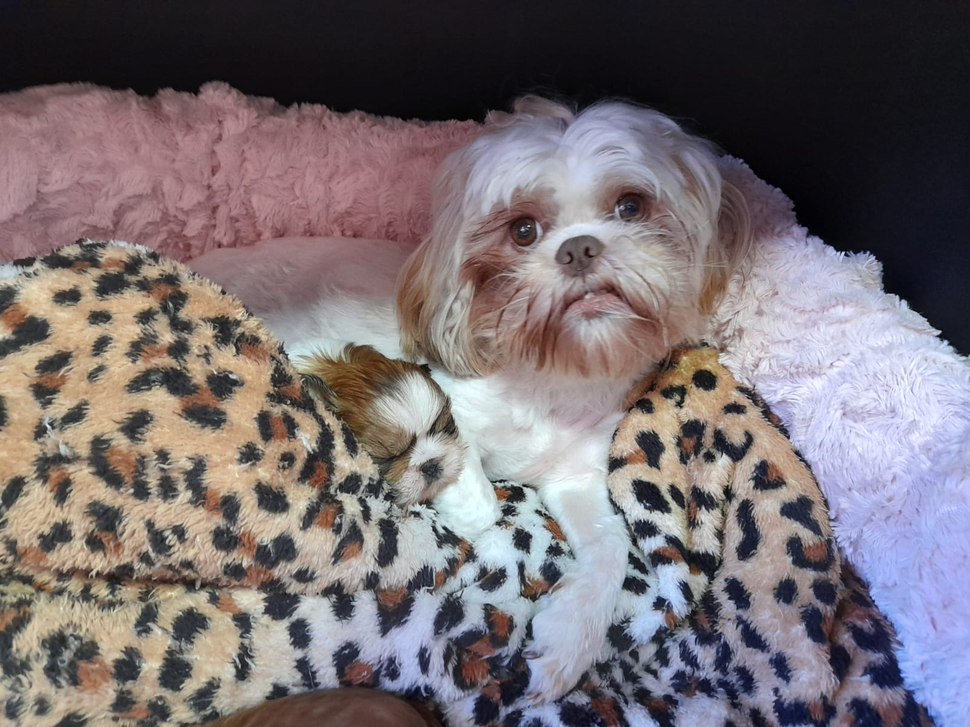
#> input picture Lucas/Tentativa/Detector de cachorros/FotoMaryNaoTreinada.bmp, 970 x 727 px, shrunk from 1600 x 1200 before the run
$ python DetectorCachorro.py
#> lines starting #> are read from the running program, lines starting #| are printed output that depends on the picture; after the words box and inside, x2 and y2 are one past the last pixel; in counts of white or black regions, pixels touching at a corner belong together
import numpy as np
import cv2
from matplotlib import pyplot as plt

face_cascade=cv2.CascadeClassifier('mydogdetector.xml')
face_cascade2=cv2.CascadeClassifier('mary3.xml')

img=cv2.imread('FotoMaryNaoTreinada.bmp')
#> img is the input picture: shape (727, 970, 3); mean B, G, R 113.7, 109.6, 118.3
gray=cv2.cvtColor(img,cv2.COLOR_BGR2GRAY)
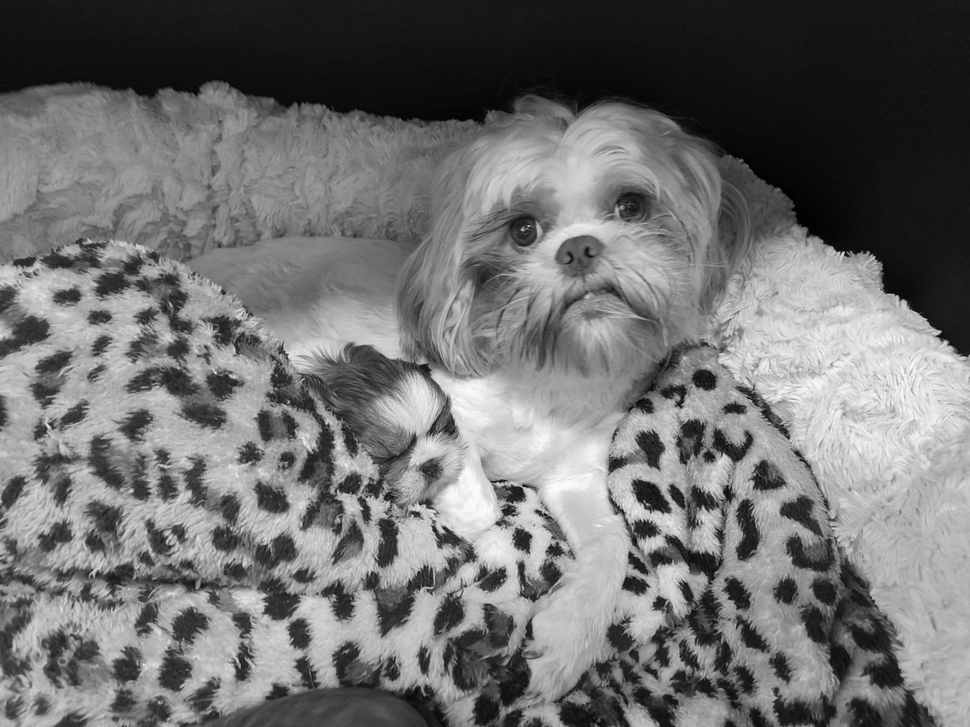
#> gray: shape (727, 970); min 0, max 253, mean 112.7
font=cv2.FONT_HERSHEY_SIMPLEX
faces=face_cascade.detectMultiScale(gray,1.345,5,75)
#> faces = 19 rows, first 6: [220, 410, 61, 61], [704, 551, 61, 61], [142, 244, 63, 63], [721, 398, 66, 66], [232, 444, 79, 79], [511, 526, 72, 72]
faces2=face_cascade2.detectMultiScale(gray,1.345,5,75)
#> faces2 = [[493, 185, 164, 164], [485, 187, 220, 220]]

for(x,y,w,h) in faces:
	img=cv2.rectangle(img,(x,y),(x+w,y+h),(0,255,0),2)
	cv2.putText(img,'Cachorro',(x,y),font,0.9,(0,255,0),2)
#> this loop made 19 passes
#> (x, y, w, h) on passes 1 to 12: (220, 410, 61, 61), (704, 551, 61, 61), (142, 244, 63, 63), (721, 398, 66, 66), (232, 444, 79, 79), (511, 526, 72, 72), (446, 599, 63, 63), (717, 582, 94, 94), (648, 645, 63, 63), (218, 367, 85, 85), (59, 396, 85, 85), (200, 399, 85, 85)
#> pass 1, `img=cv2.rectangle(img,(x,y),(x+w,y+h),(0,255,0),2)`:
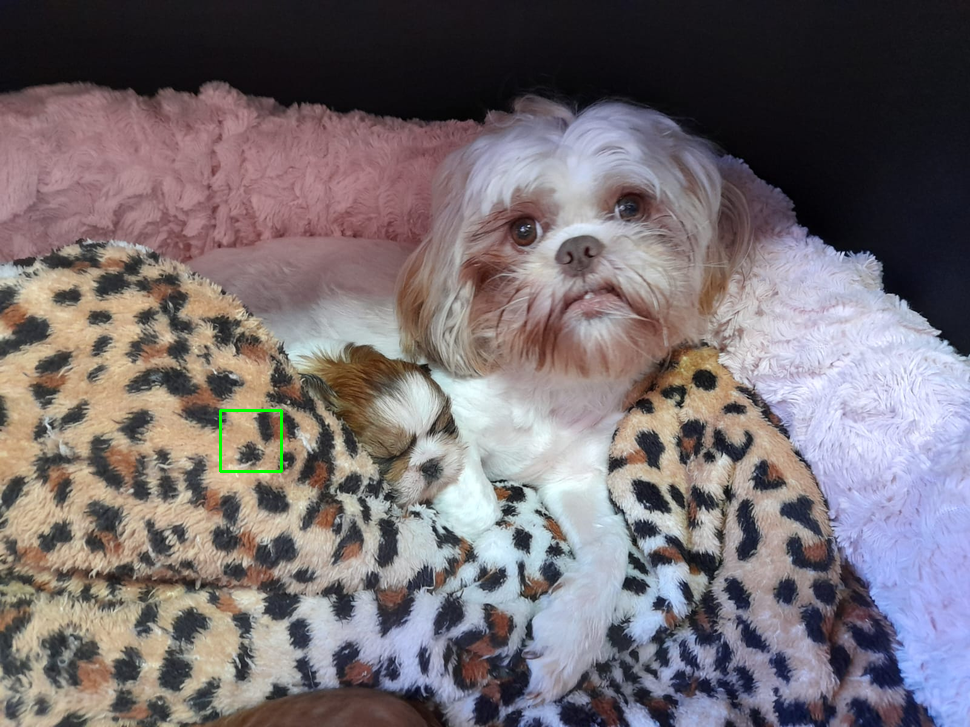
#> img: shape (727, 970, 3); 0.1% of pixels changed, all inside (x1, y1, x2, y2) = (219, 409, 283, 473)
#> after the loop:
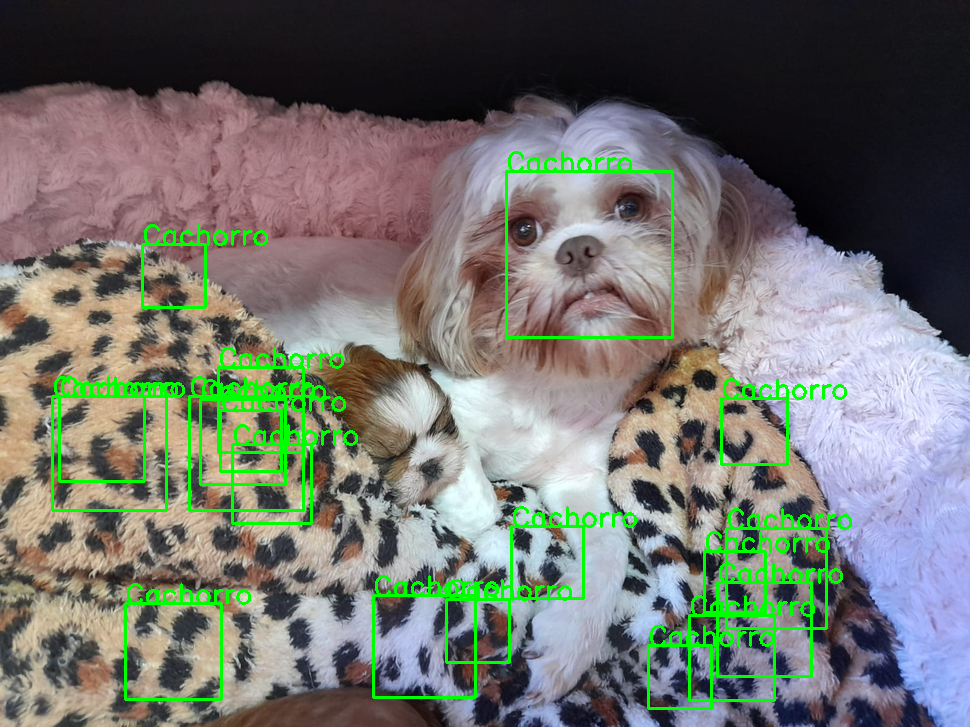
#> img: shape (727, 970, 3); mean B, G, R 108.1, 115.4, 112.2

for(x,y,w,h) in faces2:
	img=cv2.rectangle(img,(x,y),(x+w,y+h),(255,0,0),2)
	cv2.putText(img,'Mary',(x,y),font,0.9,(255,0,0),2)
#> this loop made 2 passes
#> pass 1, `img=cv2.rectangle(img,(x,y),(x+w,y+h),(255,0,0),2)`:
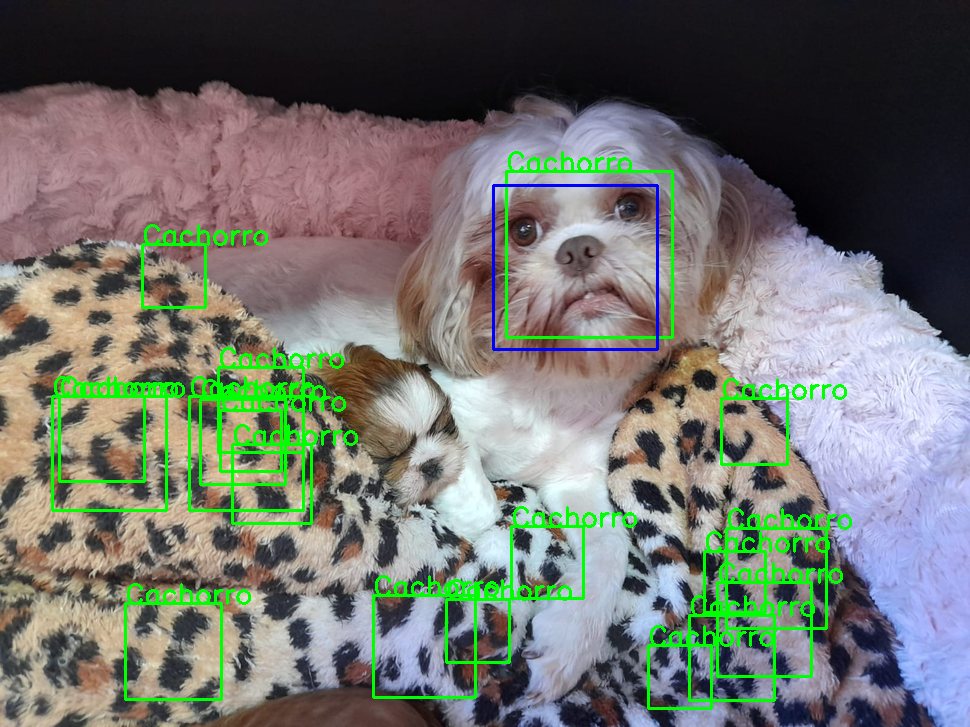
#> img: shape (727, 970, 3); 0.28% of pixels changed, all inside (x1, y1, x2, y2) = (492, 184, 659, 351)
#> after the loop: img: shape (727, 970, 3); mean B, G, R 109, 114.3, 111.1

p,l,m=cv2.split(img)
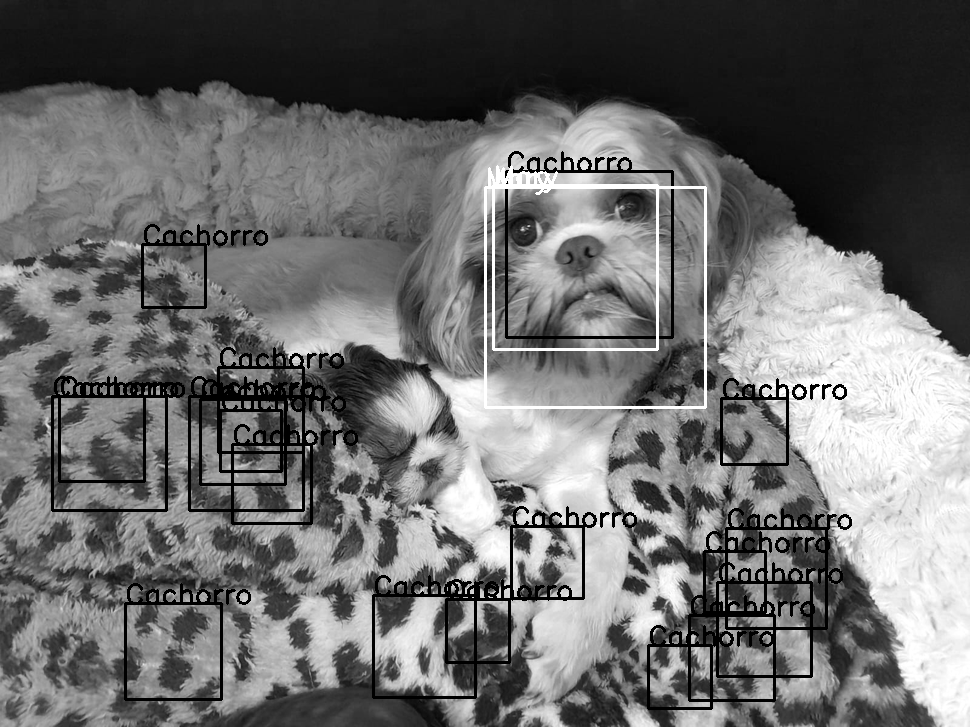
#> p: shape (727, 970); min 0, max 255, mean 109
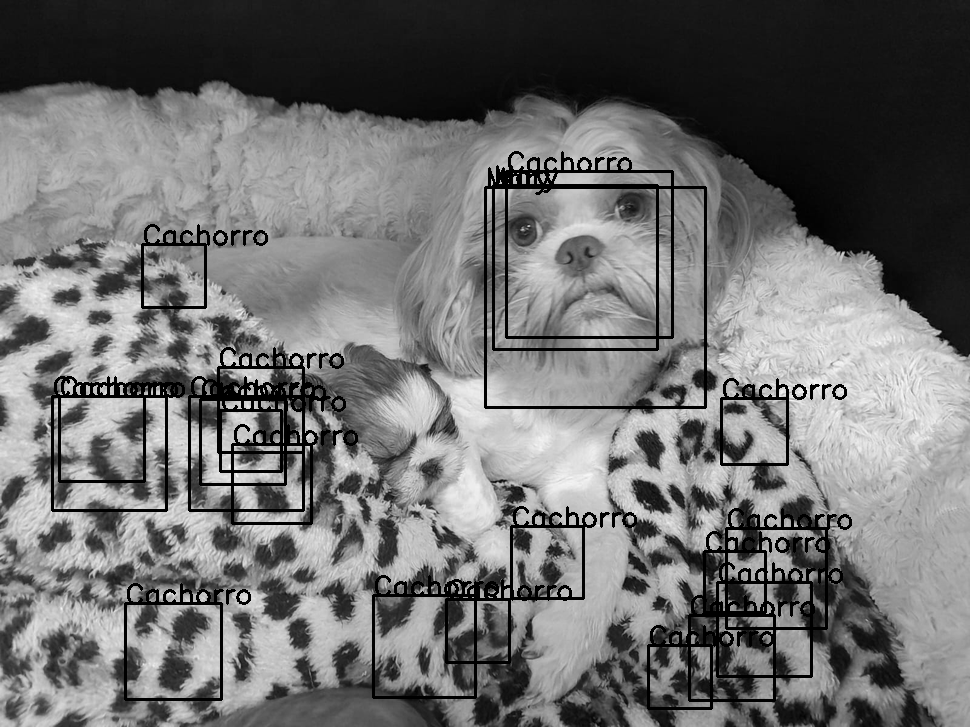
#> m: shape (727, 970); min 0, max 250, mean 111.1
img=cv2.merge([m,l,p])

plt.imshow(img)
plt.show()
cv2.waitKey(0)
cv2.destroyAllWindows()

$ run again, with Lucas/Tentativa/Detector de cachorros/CachorroAleatorio.bmp copied over Lucas/Tentativa/Detector de cachorros/FotoMaryNaoTreinada.bmp
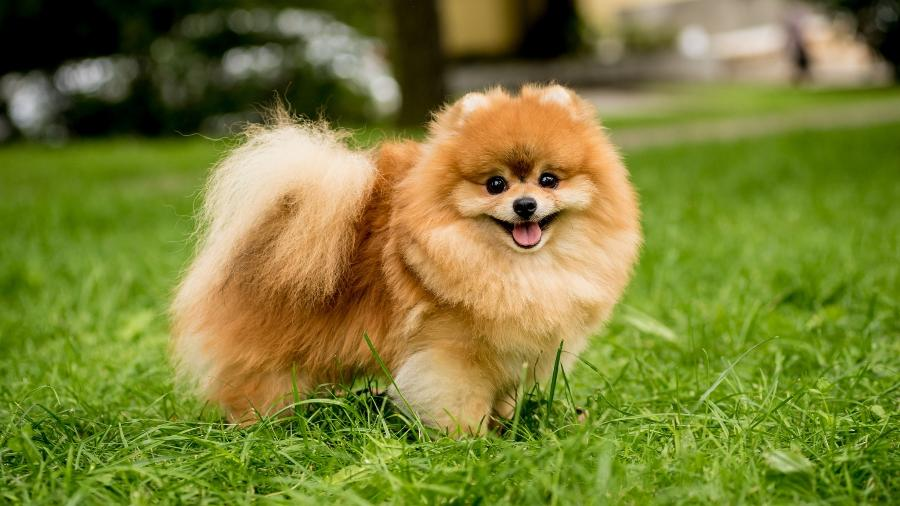
#> input picture Lucas/Tentativa/Detector de cachorros/CachorroAleatorio.bmp, 900 x 506 px
#> img is the input picture: shape (506, 900, 3); mean B, G, R 53.4, 127.6, 123.6
#> faces = [[488, 164, 81, 81], [697, 281, 63, 63]]
#> faces2 = ()
#> the loop `for(x,y,w,h) in faces:` made 2 passes
#> after the loop `for(x,y,w,h) in faces:`:
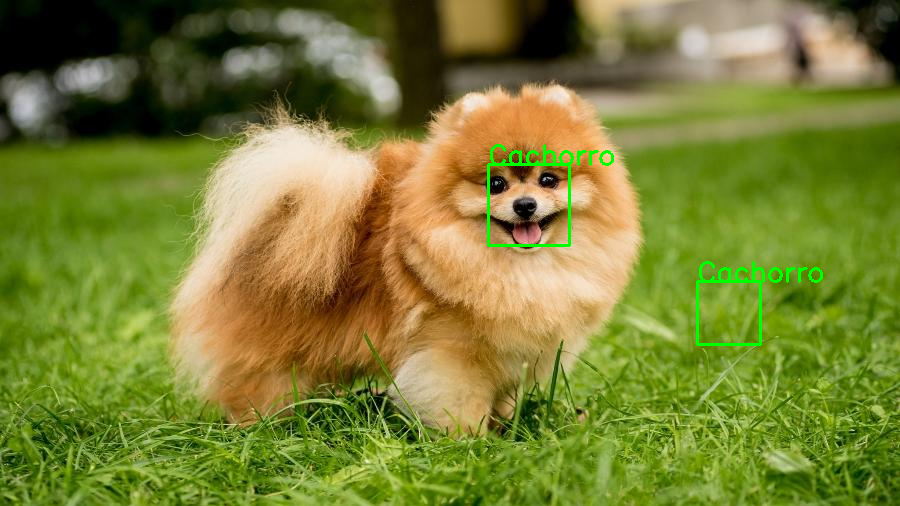
#> img: shape (506, 900, 3); mean B, G, R 53, 128.4, 122.5
#> `p,l,m=cv2.split(img)`:
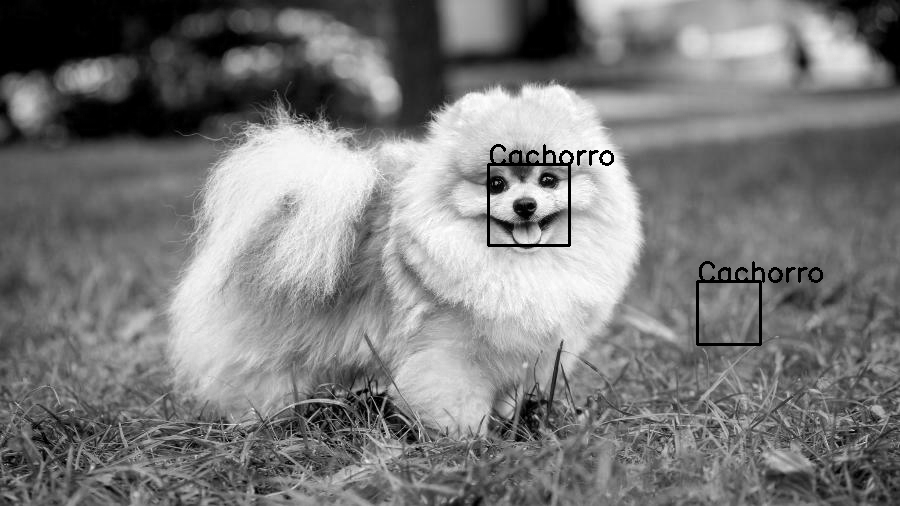
#> m: shape (506, 900); min 0, max 255, mean 122.5

$ run again, with Lucas/Tentativa/Detector de cachorros/FotoMaryTreinada.bmp copied over Lucas/Tentativa/Detector de cachorros/FotoMaryNaoTreinada.bmp
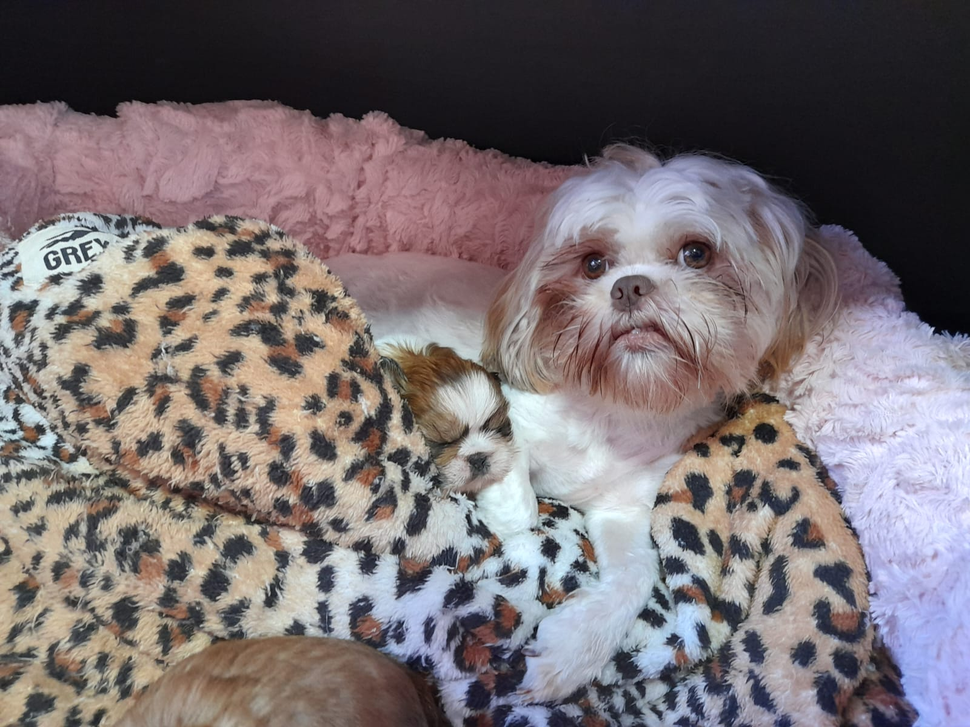
#> input picture Lucas/Tentativa/Detector de cachorros/FotoMaryTreinada.bmp, 970 x 727 px, shrunk from 1600 x 1200 before the run
#> img is the input picture: shape (727, 970, 3); mean B, G, R 112.9, 110.1, 119
#> faces = 25 rows, first 6: [196, 237, 60, 60], [85, 270, 74, 74], [178, 286, 58, 58], [81, 390, 61, 61], [215, 262, 63, 63], [45, 270, 63, 63]
#> faces2 = [[568, 234, 151, 151]]
#> the loop `for(x,y,w,h) in faces:` made 25 passes
#> after the loop `for(x,y,w,h) in faces:`:
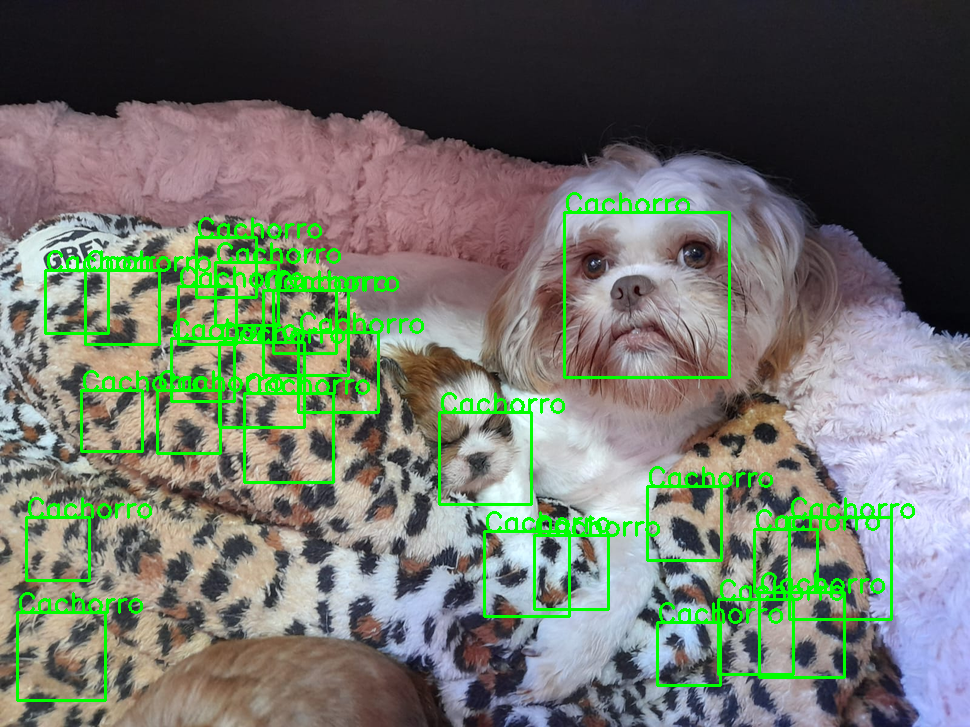
#> img: shape (727, 970, 3); mean B, G, R 105.4, 116.1, 110.7
#> the loop `for(x,y,w,h) in faces2:` made 1 pass
#> `p,l,m=cv2.split(img)`:
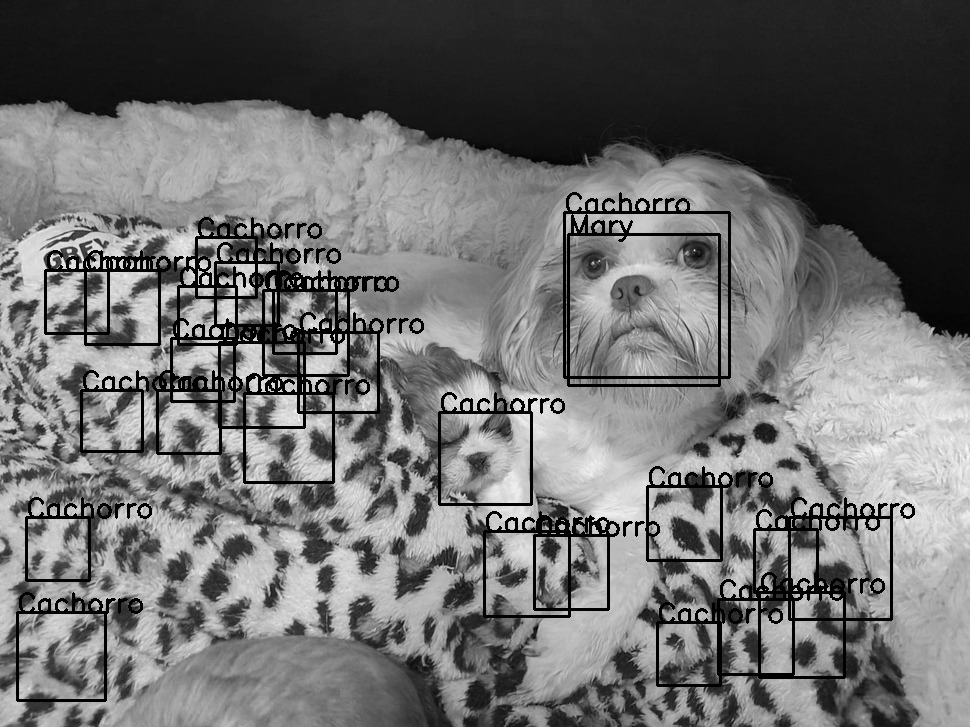
#> m: shape (727, 970); min 0, max 250, mean 110.2
